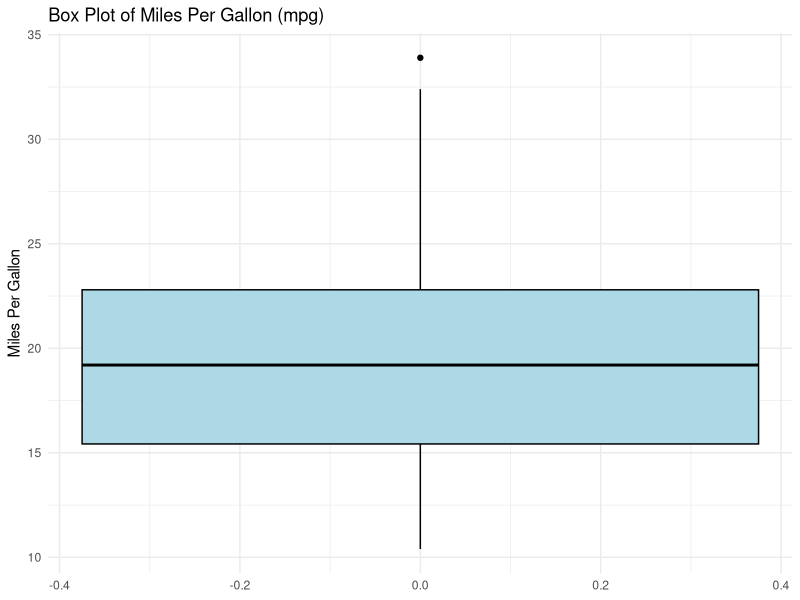
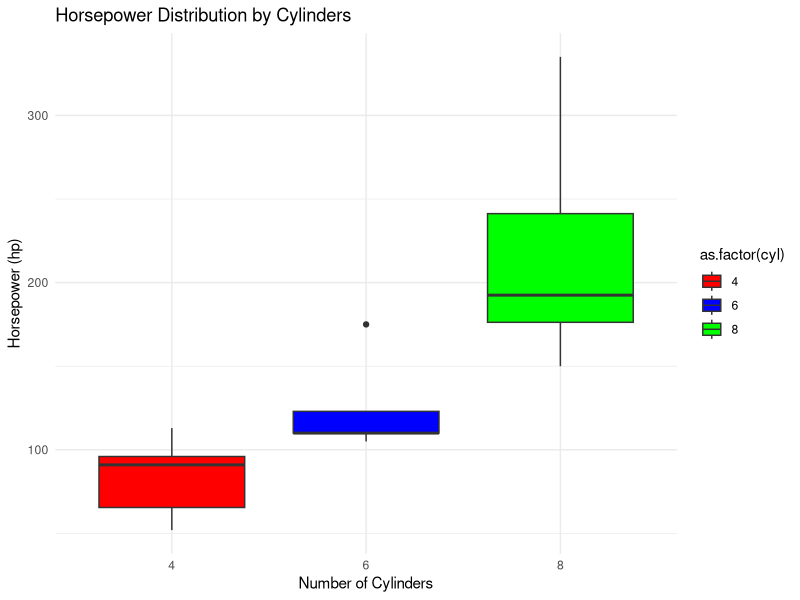
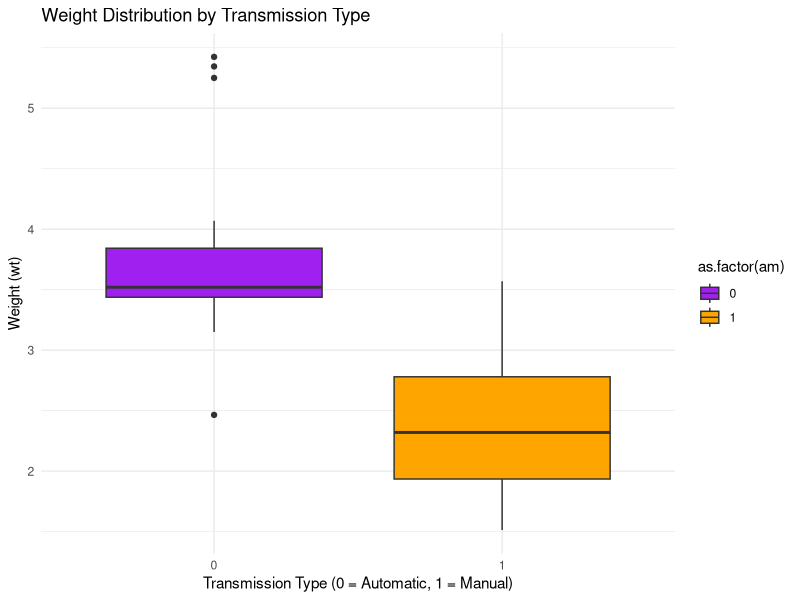
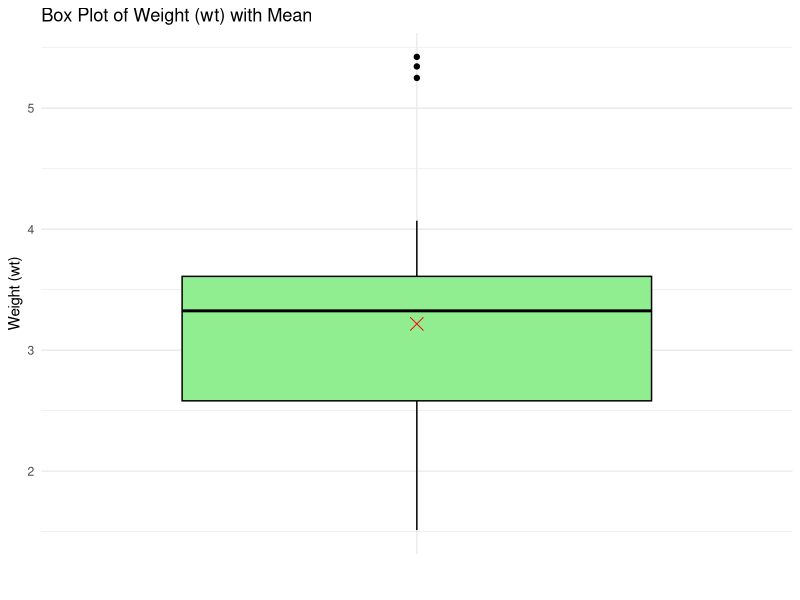

Here is the R script that generated these plots, in order:
# Load necessary libraries
library(ggplot2)  # For visualization
library(dplyr)    # For data manipulation

# Load the built-in mtcars dataset
data("mtcars")

# ------------------------------
# a) Create a box plot for mpg to analyze distribution
# ------------------------------
ggplot(mtcars, aes(y = mpg)) +
  geom_boxplot(fill = "lightblue", color = "black") +
  labs(title = "Box Plot of Miles Per Gallon (mpg)", y = "Miles Per Gallon") +
  theme_minimal()

# ------------------------------
# b) Compare the distribution of horsepower (hp) for different cylinders (cyl)
# ------------------------------
ggplot(mtcars, aes(x = as.factor(cyl), y = hp, fill = as.factor(cyl))) +
  geom_boxplot() +
  labs(title = "Horsepower Distribution by Cylinders",
       x = "Number of Cylinders", y = "Horsepower (hp)") +
  scale_fill_manual(values = c("red", "blue", "green")) +
  theme_minimal()

# ------------------------------
# c) Analyze weight (wt) distribution based on transmission type (am)
# ------------------------------
ggplot(mtcars, aes(x = as.factor(am), y = wt, fill = as.factor(am))) +
  geom_boxplot() +
  labs(title = "Weight Distribution by Transmission Type",
       x = "Transmission Type (0 = Automatic, 1 = Manual)", y = "Weight (wt)") +
  scale_fill_manual(values = c("purple", "orange")) +
  theme_minimal()

# ------------------------------
# d) Add mean to a box plot of wt (weight) for all cars
# ------------------------------
ggplot(mtcars, aes(x = "", y = wt)) +  # Add x = "" to avoid missing aesthetics
  geom_boxplot(fill = "lightgreen", color = "black") +
  stat_summary(fun = mean, geom = "point", shape = 4, size = 4, color = "red") +  # Adding mean
  labs(title = "Box Plot of Weight (wt) with Mean", y = "Weight (wt)", x = "") + 
  theme_minimal()

